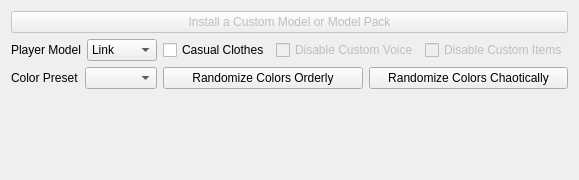
          <widget class="QWidget" name="tab_2">
           <attribute name="title">
            <string>Player Customization</string>
           </attribute>
           <layout class="QVBoxLayout" name="verticalLayout_3">
            <item>
             <layout class="QGridLayout" name="gridLayout_5">
              <item row="2" column="0">
               <layout class="QHBoxLayout" name="horizontalLayout_12">
                <item>
                 <widget class="QLabel" name="label_for_custom_color_preset">
                  <property name="text">
                   <string>Color Preset</string>
                  </property>
                 </widget>
                </item>
                <item>
                 <widget class="QComboBox" name="custom_color_preset">
                  <property name="enabled">
                   <bool>true</bool>
                  </property>
                 </widget>
                </item>
               </layout>
              </item>
              <item row="2" column="1">
               <layout class="QHBoxLayout" name="horizontalLayout_11">
                <item>
                 <widget class="QPushButton" name="randomize_all_custom_colors_together">
                  <property name="enabled">
                   <bool>true</bool>
                  </property>
                  <property name="text">
                   <string>Randomize Colors Orderly</string>
                  </property>
                 </widget>
                </item>
                <item>
                 <widget class="QPushButton" name="randomize_all_custom_colors_separately">
                  <property name="enabled">
                   <bool>true</bool>
                  </property>
                  <property name="text">
                   <string>Randomize Colors Chaotically</string>
                  </property>
                 </widget>
                </item>
               </layout>
              </item>
              <item row="1" column="0">
               <layout class="QHBoxLayout" name="horizontalLayout_3">
                <item>
                 <widget class="QLabel" name="label_for_custom_player_model">
                  <property name="text">
                   <string>Player Model</string>
                  </property>
                 </widget>
                </item>
                <item>
                 <widget class="QComboBox" name="custom_player_model">
                  <property name="enabled">
                   <bool>true</bool>
                  </property>
                  <item>
                   <property name="text">
                    <string>Link</string>
                   </property>
                  </item>
                 </widget>
                </item>
               </layout>
              </item>
              <item row="1" column="1">
               <layout class="QHBoxLayout" name="horizontalLayout_7">
                <item>
                 <widget class="QCheckBox" name="player_in_casual_clothes">
                  <property name="text">
                   <string>Casual Clothes</string>
                  </property>
                 </widget>
                </item>
                <item>
                 <widget class="QCheckBox" name="disable_custom_player_voice">
                  <property name="enabled">
                   <bool>false</bool>
                  </property>
                  <property name="text">
                   <string>Disable Custom Voice</string>
                  </property>
                 </widget>
                </item>
                <item>
                 <widget class="QCheckBox" name="disable_custom_player_items">
                  <property name="enabled">
                   <bool>false</bool>
                  </property>
                  <property name="text">
                   <string>Disable Custom Items</string>
                  </property>
                 </widget>
                </item>
               </layout>
              </item>
              <item row="0" column="0" colspan="2">
               <widget class="QPushButton" name="install_custom_model">
                <property name="enabled">
                 <bool>false</bool>
                </property>
                <property name="text">
                 <string>Install a Custom Model or Model Pack</string>
                </property>
               </widget>
              </item>
             </layout>
            </item>
            <item>
             <widget class="QLabel" name="custom_model_comment">
              <property name="maximumSize">
               <size>
                <width>810</width>
                <height>16777215</height>
               </size>
              </property>
              <property name="text">
               <string/>
              </property>
              <property name="wordWrap">
               <bool>true</bool>
              </property>
             </widget>
            </item>
            <item>
             <layout class="QHBoxLayout" name="horizontalLayout_6">
              <item>
               <layout class="QVBoxLayout" name="verticalLayout_5">
                <item>
                 <layout class="QVBoxLayout" name="custom_colors_layout">
                  <property name="spacing">
                   <number>0</number>
                  </property>
                 </layout>
                </item>
                <item>
                 <spacer name="verticalSpacer">
                  <property name="orientation">
                   <enum>Qt::Vertical</enum>
                  </property>
                  <property name="sizeHint" stdset="0">
                   <size>
                    <width>20</width>
                    <height>40</height>
                   </size>
                  </property>
                 </spacer>
                </item>
               </layout>
              </item>
              <item>
               <layout class="QVBoxLayout" name="verticalLayout_6">
                <item>
                 <widget class="QLabel" name="custom_model_preview_label">
                  <property name="text">
                   <string/>
                  </property>
                 </widget>
                </item>
                <item>
                 <spacer name="verticalSpacer_2">
                  <property name="orientation">
                   <enum>Qt::Vertical</enum>
                  </property>
                  <property name="sizeHint" stdset="0">
                   <size>
                    <width>20</width>
                    <height>40</height>
                   </size>
                  </property>
                 </spacer>
                </item>
               </layout>
              </item>
             </layout>
            </item>
           </layout>
          </widget>
